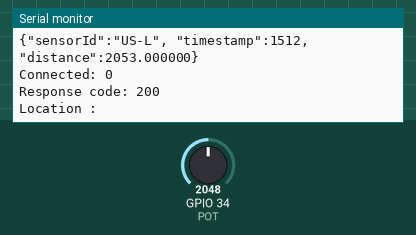
Bench run of a sketch on a simulated ESP32. Parts: the last lines printed to the serial monitor. Inputs (shaded band) come from the test bench; at power-on: GPIO 34 (POT) = 2048. WiFi joins after 1.5 s; servers stay silent unless stated; uploads are accepted with an empty reply.

Above: at 2.7 s.
2.8 s: GPIO 34 (POT) set to 491
At 6.88 s:
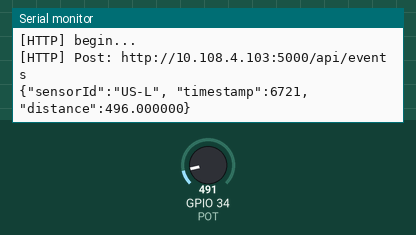
13.3 s: GPIO 34 (POT) set to 0
At 17.3 s:
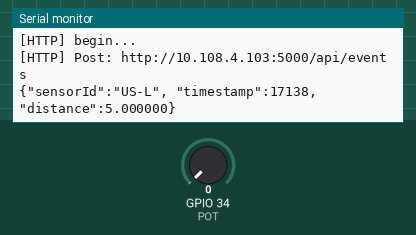
Timing chart, 0 to 18.8 s (numbered marks = the images above; inputs shaded):
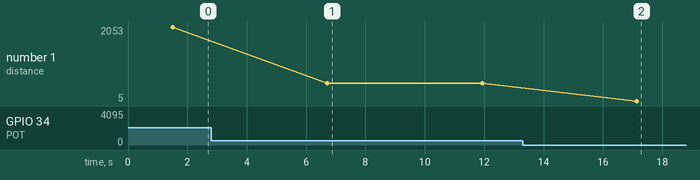

Measured:
- after the input at 2.8 s, the serial monitor: prints a new line after 3.9 s (image 1)
- after the input at 13.3 s, the serial monitor: prints a new line after 3.8 s (image 2)
- plotted number 1: 2053 → 496 after the input at 2.8 s, 496 → 5 after the input at 13.3 s

The sketch:

ESP32-http-client-REST.ino
```cpp
#include <WiFi.h>
#include <WiFiClient.h>
#include <HTTPClient.h>
#include "arduino_secrets.h"

const char* ssid = "FMI-AIR-NEW";
const char* pass = "";
const char* apiUrl = "http://10.108.4.103:5000/api/events";    // your Events API URL

const char* headers[1]= {"Location"};
const int trigPin = 23;
const int echoPin = 22;
int distance;
const int LED = 23;
const int POT = 34;

WiFiClient client;
HTTPClient http;
IPAddress server(10,108,4,103);

void setup() {
 //Initialize serial and wait for port to open:
  Serial.begin(115200);
  while (!Serial) {
    ; // wait for serial port to connect. Needed for native USB port only
  }

  // attempt to connect to Wifi network:
  Serial.println();
  Serial.println();
  Serial.print("Connecting to: ");
  Serial.println(ssid);

  WiFi.begin(ssid, pass);

  while (WiFi.status() != WL_CONNECTED) {
      delay(500);
      Serial.print(".");
  }
  printWifiStatus();

  pinMode(trigPin, OUTPUT);
  pinMode(echoPin, INPUT);
  pinMode(LED, OUTPUT); // set the LED pin mode
}

void loop() {
//  digitalWrite(LED, HIGH);
  int distance = analogRead(POT);     //readDistance();
  distance+= 5;
  Serial.printf("\nDistance is: %6d\n", distance);  //output result to Serial monitor
  sendReadingPOST(distance);
//  digitalWrite(LED, LOW);

  delay(5000);
}

// utility functions
void printWifiStatus() {
  // print the SSID of the network you're attached to:
  Serial.print("SSID: ");
  Serial.println(WiFi.SSID());

  // print your WiFi shield's IP address:
  IPAddress ip = WiFi.localIP();
  Serial.print("IP Address: ");
  Serial.println(ip);

  // print the received signal strength:
  long rssi = WiFi.RSSI();
  Serial.print("signal strength (RSSI):");
  Serial.print(rssi);
  Serial.println(" dBm");
}

String sendReadingPOST(float distance) {
//  client.stop();
//  client.connect("10.108.4.103", 5000);
  Serial.println(WiFi.status() == WL_CONNECTED ? "connected": "disconnected");
//  if(!client.connected()){
//    Serial.println("Lost connection to the server! Reconnecting...");
//    int connAttempts = 0;
//    while(!client.connect(server, 5000)){
//      Serial.print("Attempting connection to the server, attempt no. ");
//      Serial.println(connAttempts++);
//      delay(1000);
//    }
//    Serial.print("Reconnection successful after ");
//    Serial.print(connAttempts);
//    Serial.println(" attempt(s)!");
//  }
  Serial.print("[HTTP] begin...\n");
  http.begin(apiUrl); //HTTP

  Serial.print("[HTTP] Post: ");
  Serial.println(apiUrl);
  http.addHeader("Content-Type", "application/json");             //Specify content-type header
  http.addHeader("Accept", "*/*");             //Specify content-type header
  char eventString[256];
  sprintf(eventString, "{\"sensorId\":\"%s\", \"timestamp\":%d, \"distance\":%f}", "US-L", millis(), distance);
  Serial.println(eventString);
  http.collectHeaders(headers, 1);
  int httpResponseCode = http.POST(eventString);   //Send the actual POST request
  Serial.printf("Connected: %d\n", http.connected());

//  if(httpResponseCode>0){
    String response = http.getString();  //Get the response to the request
    Serial.print("Response code: ");
    Serial.println(httpResponseCode);   //Print return code
    Serial.println(response);           //Print request answer
    Serial.print("Location : ");
    Serial.println(http.header("Location"));   //Print Location header
//    Serial.println(http.header("Keep-Alive"));   //Print Location header
    return response;
//  }else{
//    Serial.print("Error on sending POST: ");
//    Serial.println(httpResponseCode);
//    return "";
//  }
  http.end();
}

float readDistance() {
  // Read US sensor data
  digitalWrite(trigPin, HIGH);              //begin to send a high pulse, then US-015 begin to measure the distance
  delayMicroseconds(10);                    //set this high pulse width as 50us (>10us)
  digitalWrite(trigPin, LOW);               //end this high pulse  delayMicroseconds(10);

  unsigned long duration = pulseIn(echoPin, HIGH);
//  if((duration < 60000) && (duration > 1)) {
    return duration * 0.034 / 2; // Speed of sound wave divided by 2 (go and back);
//  } else {
//    return -1;
//  }
}

int readPot(){
  int val = analogRead(POT);
  Serial.println(val);
  return val;
}
```

arduino_secrets.h
```cpp
#define SECRET_SSID "Tech_D3817913"
#define SECRET_PASS "UESKXJDM"
```
